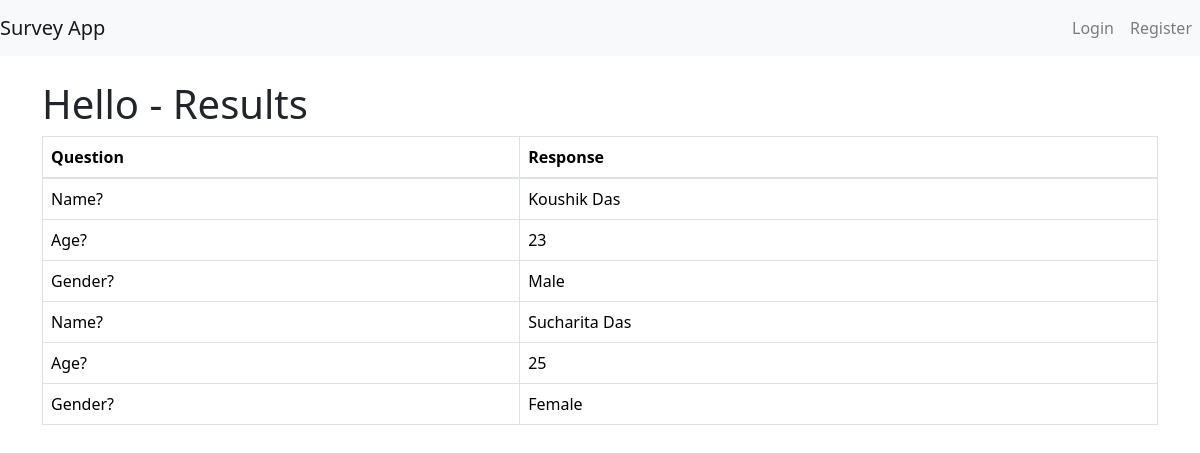
Page /survey/results/1/ on the committed database.
### survey_app/models.py (models this page shows, shortened)
class Survey(models.Model):
    creator = models.ForeignKey(User, on_delete=models.CASCADE)
    title = models.CharField(max_length=200)
    description = models.TextField()
    start_date = models.DateTimeField(auto_now_add=True)
    end_date = models.DateTimeField()

class Response(models.Model):
    survey = models.ForeignKey(Survey, on_delete=models.CASCADE)
    respondent = models.ForeignKey(User, on_delete=models.CASCADE, null=True, blank=True)
    question = models.ForeignKey(Question, on_delete=models.CASCADE)
    text_answer = models.TextField(null=True, blank=True)
    choice_answer = models.ForeignKey(Choice, on_delete=models.CASCADE, null=True, blank=True)

class Question(models.Model):
    survey = models.ForeignKey(Survey, on_delete=models.CASCADE, related_name='questions')
    text = models.CharField(max_length=300)
    QUESTION_TYPES = [
        ('MC', 'Multiple Choice'),
        ('TF', 'Text Field'),
    ]
    question_type = models.CharField(max_length=2, choices=QUESTION_TYPES)

class Choice(models.Model):
    question = models.ForeignKey(Question, on_delete=models.CASCADE, related_name='choices')
    text = models.CharField(max_length=200)

### survey_app/views.py (the view)
# urls.py: path('results/<int:survey_id>/', views.survey_results, name='survey_results'),
def survey_results(request, survey_id):
    survey = get_object_or_404(Survey, id=survey_id)
    responses = Response.objects.filter(survey=survey)
    return render(request, 'survey_app/survey_results.html', {'survey': survey, 'responses': responses})

### survey_app/templates/survey_app/survey_results.html (shortened to what this page needs)
{% extends "survey_app/base.html" %}
{% block content %}
    <h1>{{ survey.title }} - Results</h1>
    <table class="table table-bordered">
        <thead>
            <tr>
                <th>Question</th>
                <th>Response</th>
            </tr>
        </thead>
        <tbody>
            {% for response in responses %}
                <tr class="mb-3">
                    <td>{{ response.question.text }}</td>
                    <td>
                        {% if response.text_answer %}
                            {{ response.text_answer }}
                        {% else %}
                            {{ response.choice_answer.text }}
                        {% endif %}
                    </td>
                </tr>
            {% endfor %}
        </tbody>
    </table>
{% endblock %}

### survey_app/templates/survey_app/base.html (shortened to what this page needs)
<!DOCTYPE html>
<html lang="en">
<head>
    <link href="https://stackpath.bootstrapcdn.com/bootstrap/4.3.1/css/bootstrap.min.css" rel="stylesheet">
    <link href="https://cdn.jsdelivr.net/npm/bootstrap@5.3.3/dist/css/bootstrap.min.css" rel="stylesheet">
</head>
<body>
    <nav class="navbar navbar-expand-lg navbar-light bg-light">
        <a class="navbar-brand" href="{% url 'login' %}">Survey App</a>
        <div class="collapse navbar-collapse" id="navbarNav">
            <ul class="navbar-nav ml-auto">
                {% if user.is_authenticated %}
                    <li class="nav-item">
                        <a class="nav-link" href="{% url 'create_survey' %}">Create Survey</a>
                    </li>
                    {%if survey_id%}
                    <li class="nav-item">
                        <a class="nav-link" href="{% url 'add_questions' survey_id %}">Add Question</a>
                    </li>
                    {%endif%}
                    <li class="nav-item">
                        <form method="post" action="{% url 'logout' %}" class="form-inline">
                            {% csrf_token %}
                            <button type="submit" class="btn btn-link nav-link">Logout</button>
                        </form>
                    </li>
                {% else %}
                    <li class="nav-item">
                        <a class="nav-link" href="{% url 'login' %}">Login</a>
                    </li>
                    <li class="nav-item">
                        <a class="nav-link" href="{% url 'register' %}">Register</a>
                    </li>
                {% endif %}
            </ul>
        </div>
    </nav>
    <div class="container mt-4">
        {% block content %}
        {% endblock %}
    </div>
</body>
</html>

### rows in the picture
Survey: title "Hello"
Response: question.text "Name?", text_answer "Koushik Das"
Response: question.text "Age?", text_answer "23"
Response: question.text "Gender?", choice_answer.text "Male"
Response: question.text "Name?", text_answer "Sucharita Das"
Response: question.text "Age?", text_answer "25"
Response: question.text "Gender?", choice_answer.text "Female"
